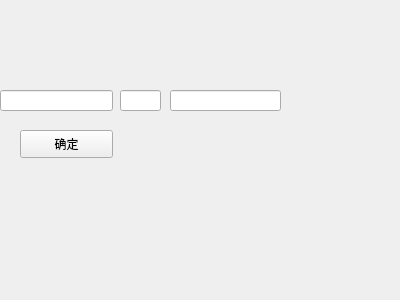
<?xml version="1.0" encoding="UTF-8"?>
<ui version="4.0">
 <class>Widget</class>
 <widget class="QWidget" name="Widget">
  <property name="geometry">
   <rect>
    <x>0</x>
    <y>0</y>
    <width>400</width>
    <height>300</height>
   </rect>
  </property>
  <property name="windowTitle">
   <string>Widget</string>
  </property>
  <widget class="QPushButton" name="pushButton">
   <property name="geometry">
    <rect>
     <x>20</x>
     <y>130</y>
     <width>93</width>
     <height>28</height>
    </rect>
   </property>
   <property name="text">
    <string>确定</string>
   </property>
  </widget>
  <widget class="QLineEdit" name="lineEdit">
   <property name="geometry">
    <rect>
     <x>0</x>
     <y>90</y>
     <width>113</width>
     <height>21</height>
    </rect>
   </property>
  </widget>
  <widget class="QLineEdit" name="lineEdit_2">
   <property name="geometry">
    <rect>
     <x>120</x>
     <y>90</y>
     <width>41</width>
     <height>21</height>
    </rect>
   </property>
  </widget>
  <widget class="QLabel" name="label">
   <property name="geometry">
    <rect>
     <x>320</x>
     <y>90</y>
     <width>72</width>
     <height>15</height>
    </rect>
   </property>
   <property name="text">
    <string/>
   </property>
  </widget>
  <widget class="QLineEdit" name="lineEdit_3">
   <property name="geometry">
    <rect>
     <x>170</x>
     <y>90</y>
     <width>111</width>
     <height>21</height>
    </rect>
   </property>
  </widget>
 </widget>
 <layoutdefault spacing="6" margin="11"/>
 <resources/>
 <connections/>
</ui>
